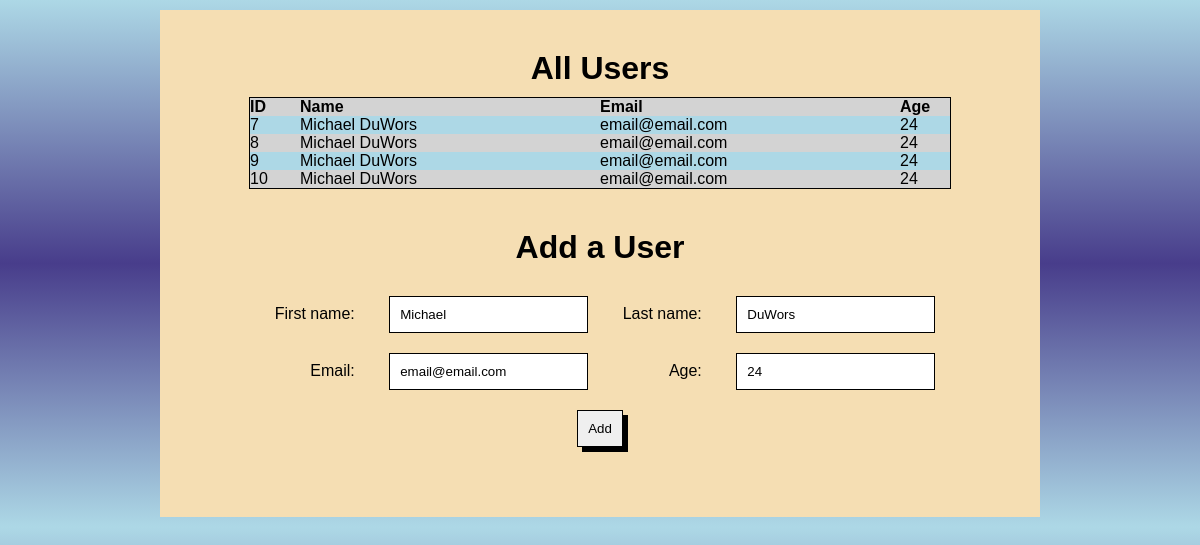
The page / on the database its author committed.
### users_app/models.py (models this page shows)
class User(models.Model):
    first_name = models.CharField(max_length=25)
    last_name = models.CharField(max_length=25)
    email = models.CharField(max_length=40)
    age = models.IntegerField()

### users_app/views.py (the view)
# urls.py: path('',views.index),
def index(request):
    context = {
        "users":User.objects.all()
    }
    return render(request,'users_page.html',context)

### users_app/templates/users_page.html (shortened to what this page needs)
<!DOCTYPE html>
<html lang="en">
<head>
    {% load static %}
    <link rel="stylesheet" href="{% static 'css/style.css' %}">
</head>
<body>
    <div id="wrapper">
        <div id="top">
            <H1>All Users</H1>
            <table>
                <tr>
                    <th id='one'>ID</th>
                    <th id='two'> Name</th>
                    <th id='two'>Email</th>
                    <th id='one'>Age</th>
                </tr>
                {% for user in users %}
                <tr>
                    <td>{{user.id}}</td>
                    <td>{{user.first_name}} {{user.last_name}}</td>
                    <td>{{user.email}}</td>
                    <td>{{user.age}}</td>
                </tr>
                {% endfor %}
            </table>
        </div>
        <div id="bottom">
            <h1>Add a User</h1>
            <form action="/post" method="post">
                <div id="left">
                    <label for="first_name">First name:</label>
                    <input type="text" id="first_name" name="first_name" value="Michael">
                    <br>
                    <label for="email">Email:</label>
                    <input type="text" id="email" name="email" value="email@email.com">
                </div>
                <div id="right">
                    <label for="last_name">Last name:</label>
                    <input type="text" id="last_name" name="last_name" value="DuWors">
                    <br>
                    <label for="age">Age:</label>
                    <input type="text" id="age" name="age" value="24">
                </div>
                <input type="submit" value="Add">
            </form>
        </div>
    </div>
</body>
</html>

### users_app/static/css/style.css (style rules this page uses)
* { margin: 0px; border: 0px; padding: 0px; box-sizing: border-box; text-align:center; font-family:Verdana, Geneva, Tahoma, sans-serif; }
body { background-image: linear-gradient(lightblue,darkslateblue,lightblue); }
#wrapper { width:880px; min-height:500px; margin:10px auto; padding:20px; background-color: wheat; }
#top,#bottom,table,form,input,label { margin:10px; padding:10px; }
table { display: inline-flex; border:black 1px solid; padding:0px; border-collapse: collapse; }
#left,#right { display: inline-block; text-align: right; }
input { border: 1px black solid; text-align:left; }
input[type='submit'] { box-shadow: 5px 5px black; }
tr:nth-child(odd) { background-color: lightgrey; }
tr:nth-child(even) { background-color: lightblue; }
#one { width:50px; }
#two { width:300px; }
th,td { text-align: left; }

### rows shown on the page
User: id "7", first_name "Michael", last_name "DuWors", email "email@email.com", age "24"
User: id "8", first_name "Michael", last_name "DuWors", email "email@email.com", age "24"
User: id "9", first_name "Michael", last_name "DuWors", email "email@email.com", age "24"
User: id "10", first_name "Michael", last_name "DuWors", email "email@email.com", age "24"
